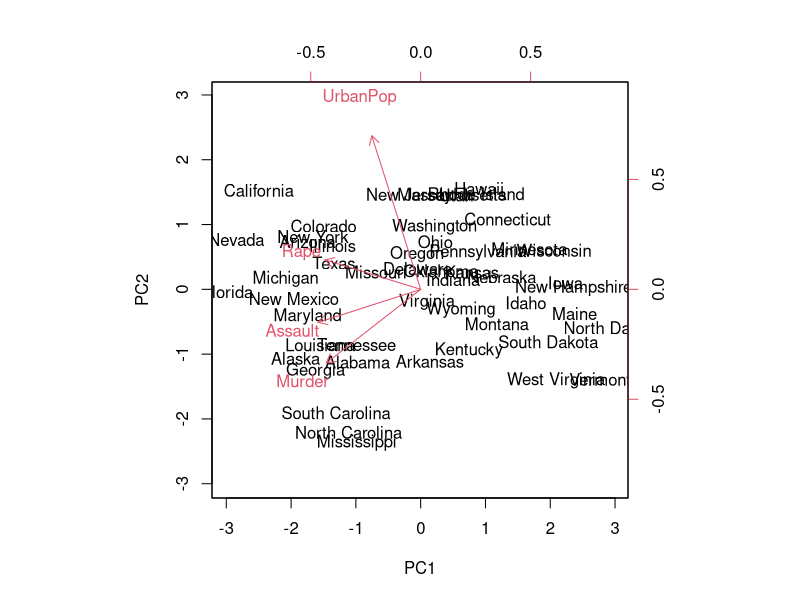
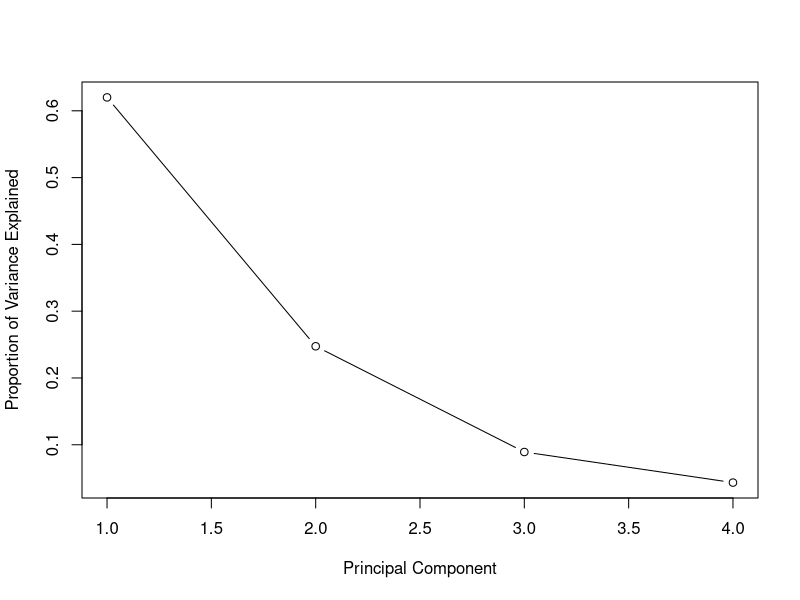
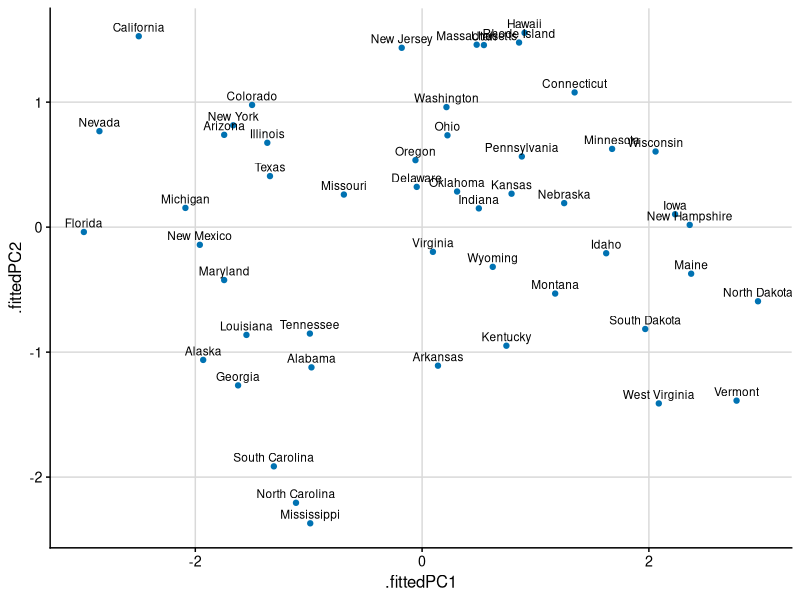
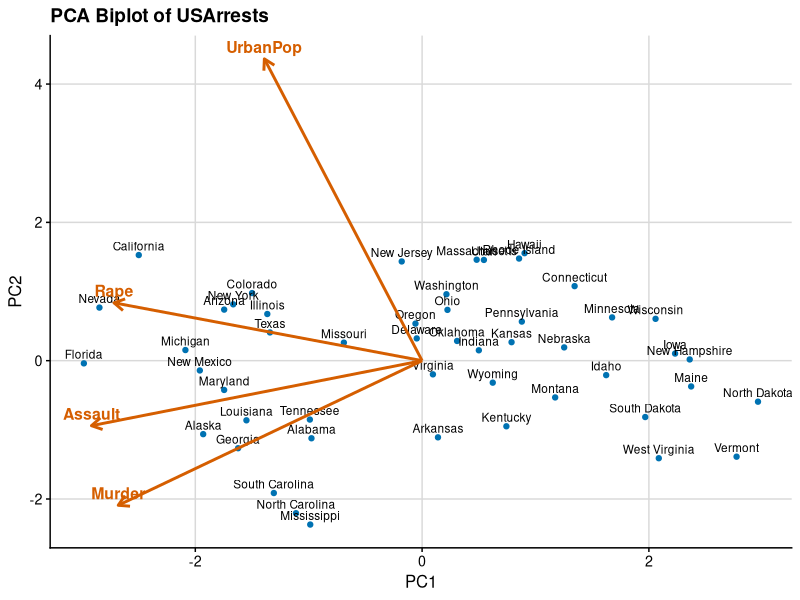
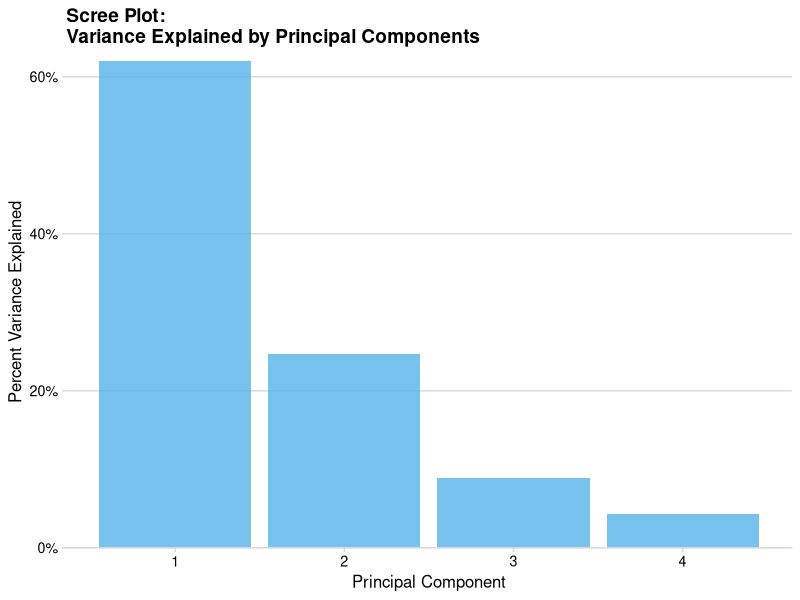

Recreate these plots in R, in order.
## ---- chunk 1
library("tidyverse")
library("broom")
library("cowplot")
library("ggplot2")
## ---- chunk 2
# Load the dataset
data(USArrests)

# View the data
head(USArrests)

# Perform PCA (scaling is important!)
pca_result <- prcomp(USArrests, scale = TRUE)

# View summary
summary(pca_result)

# Create a biplot
biplot(pca_result, scale = 0)

# Scree plot to see variance explained
plot(pca_result$sdev^2 / sum(pca_result$sdev^2), 
     type = "b", 
     xlab = "Principal Component", 
     ylab = "Proportion of Variance Explained")

## ---- chunk 3

# Perform PCA
pca_fit <- USArrests |> 
  select(where(is.numeric)) |> # retain only numeric columns
  prcomp(scale = TRUE) # do PCA on scaled data

# Plot without the outcome variable
pca_fit |>
  augment(USArrests) |> 
  ggplot(aes(.fittedPC1, .fittedPC2)) + 
  geom_point(size = 1.5, color = "#0072B2") +
  geom_text(aes(label = rownames(USArrests)), 
            size = 3, vjust = -0.5, hjust = 0.5) +  # Add state labels
  theme_half_open(12) + 
  background_grid()
## ---- chunk 4

# Perform PCA
pca_fit <- USArrests |> 
  select(where(is.numeric)) |> # retain only numeric columns
  prcomp(scale = TRUE) # do PCA on scaled data

# Extract the rotation matrix (loadings) for arrows
arrow_data <- pca_fit |>
  tidy(matrix = "rotation") |>
  pivot_wider(names_from = "PC", 
              names_prefix = "PC", 
              values_from = "value") |>
  mutate(PC1 = PC1 * 5,  # Scale arrows for visibility
         PC2 = PC2 * 5)

# Plot with arrows
pca_fit |>
  augment(USArrests) |> 
  ggplot(aes(.fittedPC1, .fittedPC2)) + 
  geom_point(size = 1.5, color = "#0072B2") +
  geom_text(aes(label = rownames(USArrests)), 
            size = 3, vjust = -0.5, hjust = 0.5) +
  # Add arrows for variable loadings
  geom_segment(data = arrow_data,
               aes(x = 0, y = 0, xend = PC1, yend = PC2),
               arrow = arrow(length = unit(0.3, "cm")),
               color = "#D55E00",
               linewidth = 1) +
  # Add labels for arrows
  geom_text(data = arrow_data,
            aes(x = PC1, y = PC2, label = column),
            color = "#D55E00",
            size = 4,
            fontface = "bold",
            vjust = -0.5) +
  theme_half_open(12) + 
  background_grid() +
  labs(title = "PCA Biplot of USArrests",
       x = "PC1",
       y = "PC2")
## ---- chunk 5
pca_fit |>
  tidy(matrix = "eigenvalues") |>
  ggplot(aes(PC, percent)) +
  geom_col(fill = "#56B4E9", alpha = 0.8) +
  scale_x_continuous(breaks = 1:4) +  # Changed to 1:4 since USArrests has 4 variables
  scale_y_continuous(
    labels = scales::percent_format(),
    expand = expansion(mult = c(0, 0.01))
  ) +
  theme_minimal_hgrid(12) +
  labs(title = "Scree Plot: \nVariance Explained by Principal Components",
       x = "Principal Component",
       y = "Percent Variance Explained")
